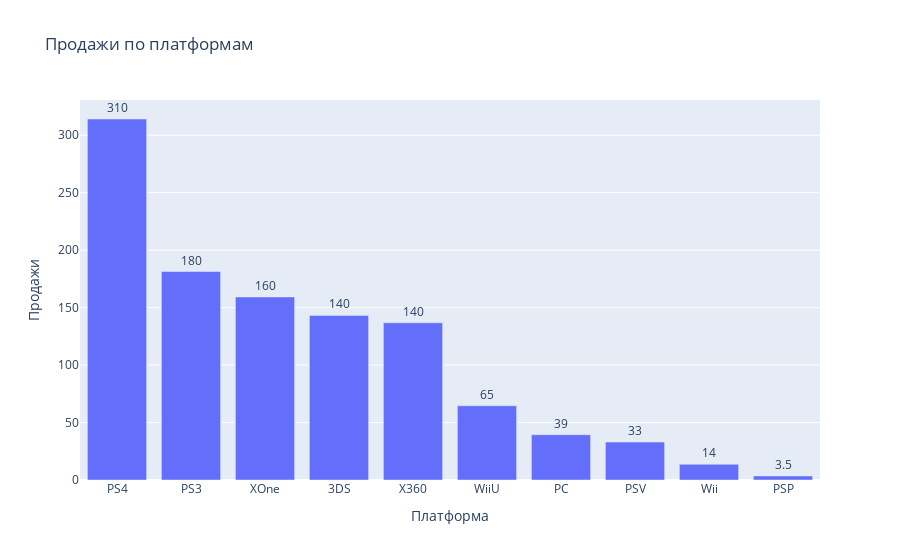

The cell this chart's notebook holds for it:
### Markdown cell above
### Какие платформы лидируют по продажам, растут или падают?

### Code cell
platform_sales = act_data.groupby('platform')['sales'].sum().reset_index()

# cортируем результаты по убыванию продаж и выбираем топ-5 платформ
top_platforms = platform_sales.sort_values(by='sales', ascending=False).head(10)

fig = px.bar(top_platforms, x='platform', y='sales', text='sales',
             labels={'platform': 'Платформа', 'sales': 'Продажи'},
             title='Продажи по платформам')
fig.update_traces(texttemplate='%{text:.2s}', textposition='outside')
fig.update_layout(uniformtext_minsize=8, uniformtext_mode='hide')

fig.show()

### Figure 1 — Plotly figure (JSON) as saved in the notebook; plotly's stock layout.template omitted (floating-point values rounded to 4 significant figures)
{"data": [{"alignmentgroup": "True", "hovertemplate": "Платформа=%{x}<br>Продажи=%{text}<extra></extra>", "legendgroup": "", "marker": {"color": "#636efa", "pattern": {"shape": ""}}, "name": "", "offsetgroup": "", "orientation": "v", "showlegend": false, "text": [314.1, 181.4, 159.3, 143.2, 136.8, 64.63, 39.43, 32.99, 13.66, 3.5], "textposition": "outside", "texttemplate": "%{text:.2s}", "type": "bar", "x": ["PS4", "PS3", "XOne", "3DS", "X360", "WiiU", "PC", "PSV", "Wii", "PSP"], "xaxis": "x", "y": [314.1, 181.4, 159.3, 143.2, 136.8, 64.63, 39.43, 32.99, 13.66, 3.5], "yaxis": "y"}], "layout": {"barmode": "relative", "legend": {"tracegroupgap": 0}, "title": {"text": "Продажи по платформам"}, "uniformtext": {"minsize": 8, "mode": "hide"}, "xaxis": {"anchor": "y", "domain": [0, 1], "title": {"text": "Платформа"}}, "yaxis": {"anchor": "x", "domain": [0, 1], "title": {"text": "Продажи"}}}}
